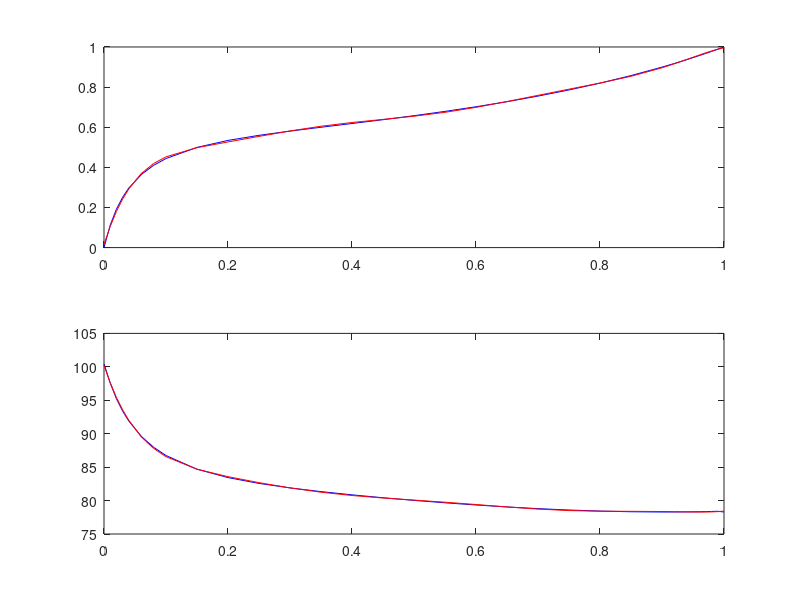

The MATLAB script that drew this image:
% http://vle-calc.com/
% P = 1 atm = 1.01325 bar 
% TEMPERATURE 	x1 (ethanol) 	y1 (ethanol)
% deg C 	mol/mol 	mol/mol
d = [100.441 	0 	0
97.5835 	0.01 	0.11164
95.2475 	0.02 	0.191085
93.3981 	0.03 	0.250545
91.8976 	0.04 	0.296722
89.6158 	0.06 	0.363756
87.9707 	0.08 	0.410054
86.7354 	0.1 	0.443975
84.6893 	0.15 	0.499492
83.4351 	0.2 	0.534207
82.5642 	0.25 	0.559613
81.8956 	0.3 	0.58066
81.3415 	0.35 	0.599826
80.8581 	0.4 	0.618502
80.4235 	0.45 	0.637544
80.0272 	0.5 	0.65754
79.6653 	0.55 	0.678934
79.3377 	0.6 	0.702102
79.0464 	0.65 	0.727396
78.7948 	0.7 	0.755173
78.5876 	0.75 	0.785817
78.4299 	0.8 	0.819759
78.3276 	0.85 	0.857498
78.2876 	0.9 	0.899622
78.2906 	0.92 	0.917853
78.3052 	0.94 	0.936949
78.332 	0.96 	0.956964
78.3501 	0.97 	0.967335
78.3715 	0.98 	0.977959
78.3962 	0.99 	0.988845
78.2929 	1 	1];

T = d(:,1);
x = d(:,2);
y = d(:,3);

n = 8;

coef = polyfit(x,y,n)
yp = polyval(coef,x);
subplot(2,1,1), plot(x,y,'b',x,yp,'r')

coefT = polyfit(x,T,n)
Tp = polyval(coefT,x);
subplot(2,1,2), plot(x,T,'b',x,Tp,'r')
